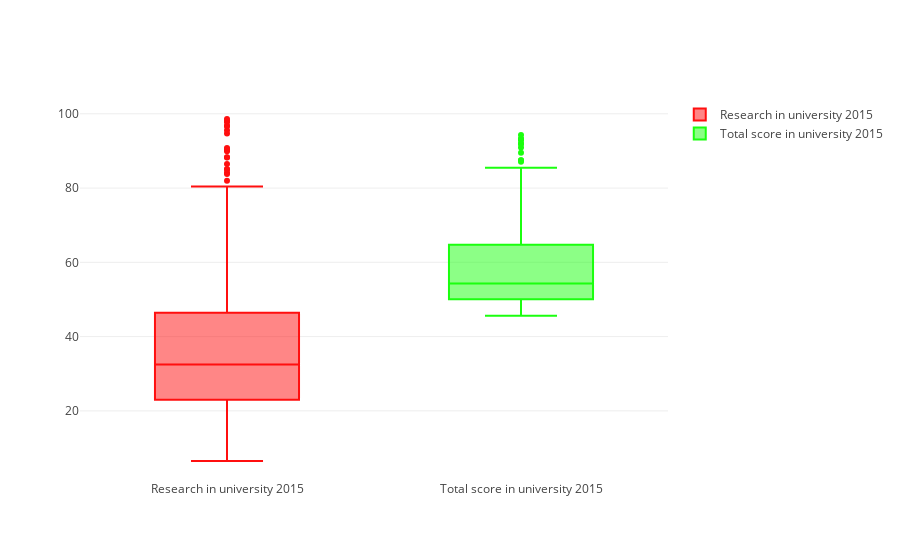

This figure's notebook cell:
### Markdown cell above
**Boxplots**

### Code cell
#Only data given to yaxis
x2015=my_data[my_data.year == 2015]
trace1=go.Box(y=x2015.total_score,name='Total score in university 2015',marker=dict(color='rgba(27, 255, 15, 1)'))
trace2=go.Box(y=x2015.research,name='Research in university 2015',marker=dict(color='rgba(255, 15, 15, 1)'))
data=[trace2,trace1]
iplot(data)

### Figure 1 — Plotly figure (JSON) as saved in the notebook; plotly's stock layout.template omitted (floating-point values rounded to 4 significant figures; data arrays with more than 128 entries replaced by an {"elided": "..."} marker saying what was removed)
{"data": [{"marker": {"color": "rgba(255, 15, 15, 1)"}, "name": "Research in university 2015", "type": "box", "uid": "8587e108-27e5-40bf-a472-975ceb7548a3", "y": {"elided": "401 float values"}}, {"marker": {"color": "rgba(27, 255, 15, 1)"}, "name": "Total score in university 2015", "type": "box", "uid": "a61b0826-ec3e-4fa0-9342-e48ca00117a3", "y": {"elided": "401 str values"}}], "layout": {}}
